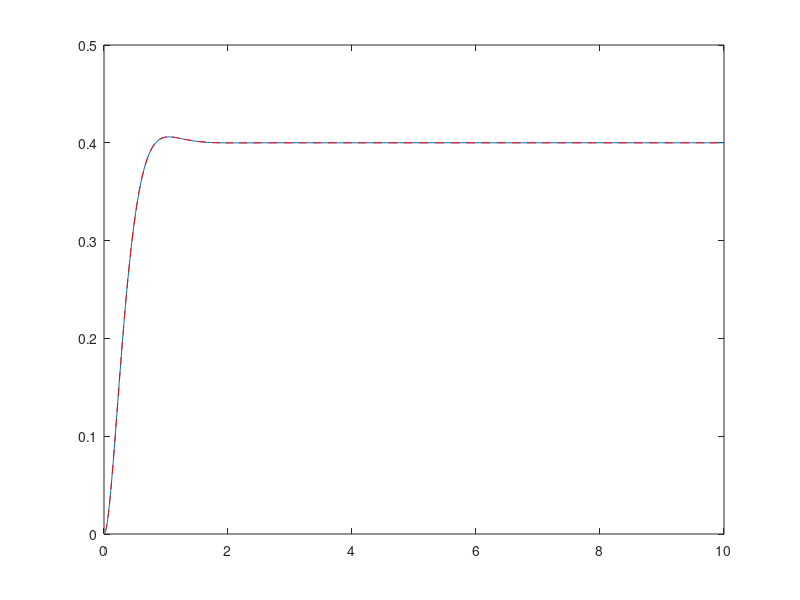

This figure's MATLAB source:
function twentyc()

clc
close all

%%%%Numerical Solution
tspan = [0 10];
zinitial = [0;0];
[tout,zout] = ode45(@Derivs,tspan,zinitial);
figure()
plot(tout,zout(:,1))

%%%%Analytical Solution
%  A + 10/25 = 0
% -4*exp(-4*t)*(Acos + Bsin) + exp(-4t)*(3Asin + 3Bcos)
% -4A + 3B = 0
A = -10/25;
B = 4/3*A;

x_analytical = exp(-4*tout).*(A*cos(3*tout)+B*sin(3*tout))+10/25;

hold on
plot(tout,x_analytical,'r--')


function zdot = Derivs(t,z)
%%%% z = [x;xdot]
%%%% zdot = [xdot;xdbldot];
x = z(1);
xdot = z(2);
xdbldot = -8*xdot - 25*x + 10;

zdot = [xdot;xdbldot];
